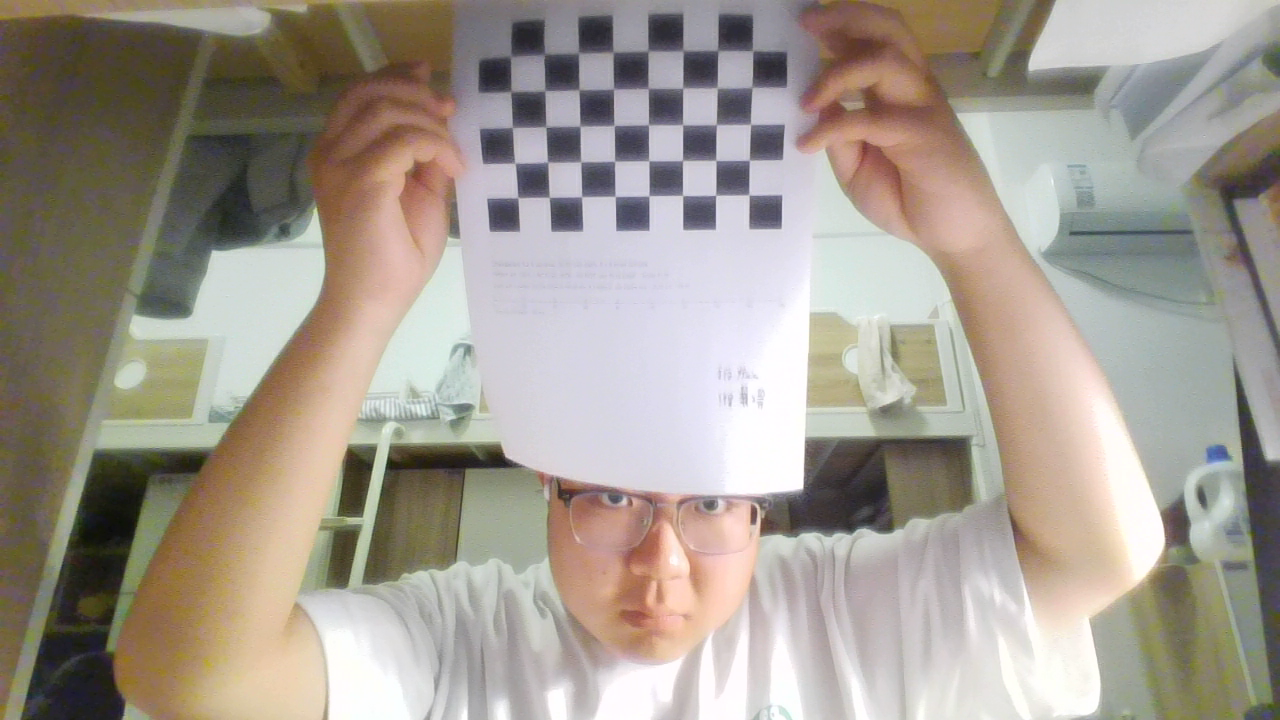
#> input picture camera_calib/data/calib/calib_12.png, 1280 x 720 px, given in place of the camera
$ python capture_images.py   (older library calls are emulated)
#> lines starting #> are read from the running program, lines starting #| are printed output that depends on the picture; after the words box and inside, x2 and y2 are one past the last pixel; in counts of white or black regions, pixels touching at a corner belong together
### camera_calib/calib_lib.py
"""共用函数：棋盘格检测、相机标定、平面（标定板所在平面）测量。

所有长度单位统一为毫米 (mm)，长度单位换算是本实验最容易出错的地方，
因此这里只用一个单位，避免 m / mm 混用。
"""

from __future__ import annotations

import json
from datetime import datetime
from pathlib import Path

import cv2
import numpy as np

IMG_EXTS = {".png", ".jpg", ".jpeg", ".bmp", ".tif", ".tiff"}

# 亚像素迭代：最多 100 次或位移小于 1e-6 px
SUB_PIX_CRITERIA = (cv2.TERM_CRITERIA_EPS + cv2.TERM_CRITERIA_MAX_ITER, 100, 1e-6)

# 默认标定板：9×6 个方格，即 8×5 个内部角点，格边长 20 mm
DEFAULT_COLS = 9
DEFAULT_ROWS = 6
DEFAULT_SQUARE_MM = 20.0


# --------------------------------------------------------------------------
# 基本工具
# --------------------------------------------------------------------------
def inner_corners(cols: int = DEFAULT_COLS, rows: int = DEFAULT_ROWS) -> tuple[int, int]:
    """方格数 -> 内部角点数。OpenCV 只认内部角点，9×6 格对应 8×5 角点。"""
    return cols - 1, rows - 1


# [9 lines left out: function object_points, not called in this run]


def list_images(folder) -> list[Path]:
    folder = Path(folder)
    if not folder.exists():
        return []
    return sorted(p for p in folder.iterdir() if p.suffix.lower() in IMG_EXTS)


# [15 lines left out: functions load_calib, save_calib, not called in this run]


# --------------------------------------------------------------------------
# 角点检测
# --------------------------------------------------------------------------
def find_corners(
    gray: np.ndarray,
    pattern: tuple[int, int],
    use_sb: bool = True,
    subpix: bool = True,
) -> tuple[bool, np.ndarray | None]:
    """在灰度图上找棋盘格内部角点。

    优先用 findChessboardCornersSB（OpenCV 4.6+ 自带，抗噪、自带亚像素），
    失败再退回经典的 findChessboardCorners + cornerSubPix。
    """
    found, corners = False, None

    if use_sb and hasattr(cv2, "findChessboardCornersSB"):
        flags = cv2.CALIB_CB_NORMALIZE_IMAGE | cv2.CALIB_CB_ACCURACY
        found, corners = cv2.findChessboardCornersSB(gray, pattern, flags=flags)

    if not found:
        flags = cv2.CALIB_CB_ADAPTIVE_THRESH | cv2.CALIB_CB_NORMALIZE_IMAGE
        found, corners = cv2.findChessboardCorners(gray, pattern, flags=flags)
        if found and subpix:
            # 亚像素级精定位：在角点周围窗口内做迭代最优化
            corners = cv2.cornerSubPix(
                gray, corners, (11, 11), (-1, -1), SUB_PIX_CRITERIA
            )

    return found, (corners if found else None)


# --------------------------------------------------------------------------
# 标定
# --------------------------------------------------------------------------
# [125 lines left out: functions calibrate_from_images, solve_pose, plane_homography, pixel_to_plane, not called in this run]


def plane_to_pixel(H: np.ndarray, points_mm) -> np.ndarray:
    pts = np.array(points_mm, dtype=np.float64).reshape(-1, 1, 2)
    return cv2.perspectiveTransform(pts, H).reshape(-1, 2)


# [44 lines left out: functions distance_on_plane, undistort_image, board_pose_summary, disp_width, not called in this run]


def ljust(s: str, width: int) -> str:
    return s + " " * max(0, width - disp_width(s))


def rjust(s: str, width: int) -> str:
    return " " * max(0, width - disp_width(s)) + s


# [69 lines left out: function format_calib_report, not called in this run]

### camera_calib/capture_images.py
"""摄像头采集标定图：实时检测棋盘格，满足"姿态够不同"才自动存盘。

用法：
    python capture_images.py                       # 默认 0 号相机，存到 data/calib
    python capture_images.py --camera 1 --target 20 --cols 9 --rows 6
    python capture_images.py --width 1920 --height 1080

快捷键：
    空格 / s : 立刻保存当前帧（手动）
    d        : 删除上一张
    q / Esc  : 退出

设计要点（为什么这样写）：
  1. 存 PNG 而不是 JPG：JPG 压缩会在黑白边缘产生振铃，直接拉低亚像素精度。
  2. 自动存图要求"和已有图的姿态差异足够大"，否则 20 张图全是一个角度，
     标定出来 fx/fy 会病态，RMS 好看但实际不能用。
  3. 保存前检查清晰度（Laplacian 方差）和帧间位移，避免存到运动模糊的图。
"""

from __future__ import annotations

import argparse
import time
from pathlib import Path

import cv2
import numpy as np

import calib_lib as cl


def board_feature(corners: np.ndarray, shape, pattern=(8, 5)) -> np.ndarray:
    """把一个姿态压缩成 4 维特征，用于判断两张图是否"太像"。

    特征 = [归一化中心x, 归一化中心y, sqrt(板面积占比), 水平/垂直间距比]
    面积和间距比会随倾斜、距离变化，能反映"远近 + 倾斜"的差异。
    """
    h, w = shape[:2]
    pts = corners.reshape(-1, 2)
    cx, cy = pts.mean(axis=0)
    hull = cv2.convexHull(pts.astype(np.float32))
    area = abs(cv2.contourArea(hull)) / (w * h)

    # 角点按 pattern[1] 行 x pattern[0] 列排列
    grid = pts.reshape(pattern[1], pattern[0], 2)
    dx = np.linalg.norm(np.diff(grid, axis=1), axis=2).mean()
    dy = np.linalg.norm(np.diff(grid, axis=0), axis=2).mean()
    aspect = dx / max(dy, 1e-6)
    return np.array([cx / w, cy / h, np.sqrt(max(area, 0)), aspect], dtype=np.float64)


def too_similar(f: np.ndarray, saved: list[np.ndarray]) -> bool:
    """与任意已存图都太像就返回 True。"""
    for s in saved:
        if (
            abs(f[0] - s[0]) < 0.07
            and abs(f[1] - s[1]) < 0.07
            and abs(f[2] - s[2]) / max(s[2], 1e-6) < 0.12
            and abs(f[3] - s[3]) / max(s[3], 1e-6) < 0.10
        ):
            return True
    return False


def sharpness(gray: np.ndarray, corners: np.ndarray) -> float:
    """棋盘区域内的 Laplacian 方差，越小越糊。"""
    pts = corners.reshape(-1, 2)
    x0, y0 = np.floor(pts.min(axis=0)).astype(int)
    x1, y1 = np.ceil(pts.max(axis=0)).astype(int)
    x0, y0 = max(x0, 0), max(y0, 0)
    roi = gray[y0:y1, x0:x1]
    if roi.size == 0:
        return 0.0
    return float(cv2.Laplacian(roi, cv2.CV_64F).var())


def draw_overlay(frame, corners, pattern, n_saved, target, grid_counts, status, color):
    out = frame.copy()
    if corners is not None:
        cv2.drawChessboardCorners(out, pattern, corners, True)

    h, w = out.shape[:2]
    # 3x3 覆盖网格
    for i in range(1, 3):
        cv2.line(out, (w * i // 3, 0), (w * i // 3, h), (60, 60, 60), 1)
        cv2.line(out, (0, h * i // 3), (w, h * i // 3), (60, 60, 60), 1)
    for r in range(3):
        for c in range(3):
            cnt = grid_counts[r][c]
            col = (0, 180, 0) if cnt >= 2 else (0, 140, 255) if cnt else (90, 90, 90)
            cv2.putText(out, str(cnt), (c * w // 3 + 10, r * h // 3 + 26),
                        cv2.FONT_HERSHEY_SIMPLEX, 0.7, col, 2)

    bar = np.zeros((70, w, 3), np.uint8)
    out[0:70, :] = cv2.addWeighted(out[0:70, :], 0.25, bar, 0.75, 0)
    cv2.putText(out, f"{n_saved}/{target}", (12, 34),
                cv2.FONT_HERSHEY_SIMPLEX, 1.0, (255, 255, 255), 2)
    cv2.putText(out, status, (110, 30), cv2.FONT_HERSHEY_SIMPLEX, 0.6, color, 2)
    cv2.putText(out, "SPACE=save  d=undo  q=quit", (12, 58),
                cv2.FONT_HERSHEY_SIMPLEX, 0.5, (200, 200, 200), 1)
    return out


def main():
    ap = argparse.ArgumentParser(description="采集棋盘格标定图")
    ap.add_argument("--camera", type=int, default=0)
    ap.add_argument("--out", default="data/calib")
    ap.add_argument("--cols", type=int, default=9, help="方格列数")
    ap.add_argument("--rows", type=int, default=6, help="方格行数")
    ap.add_argument("--target", type=int, default=20, help="目标张数")
    ap.add_argument("--width", type=int, default=1280)
    ap.add_argument("--height", type=int, default=720)
    ap.add_argument("--min-sharp", type=float, default=40.0, help="清晰度阈值")
    ap.add_argument("--manual", action="store_true", help="关闭自动保存，完全手动按空格")
    args = ap.parse_args()

    pattern = cl.inner_corners(args.cols, args.rows)
    out_dir = Path(args.out)
    out_dir.mkdir(parents=True, exist_ok=True)
    existing = cl.list_images(out_dir)
    if existing:
        print(f"注意：{out_dir} 里已有 {len(existing)} 张图；本次从 calib_01.png 开始覆盖同名文件，"
              f"旧的多余文件不会被删除（标定时会一起用上）。")

    cap = cv2.VideoCapture(args.camera, cv2.CAP_DSHOW)
    if not cap.isOpened():
        cap = cv2.VideoCapture(args.camera)
    if not cap.isOpened():
        raise SystemExit(f"打不开相机 {args.camera}。检查是否被其它程序占用（微信/腾讯会议/浏览器）。")

    cap.set(cv2.CAP_PROP_FRAME_WIDTH, args.width)
    cap.set(cv2.CAP_PROP_FRAME_HEIGHT, args.height)
    cap.set(cv2.CAP_PROP_AUTOFOCUS, 1)  # 自动对焦先开着，拍的时候等它合焦
    time.sleep(0.8)

    saved: list[Path] = []
    feats: list[np.ndarray] = []
    grid = [[0] * 3 for _ in range(3)]
    prev_center = None
    last_save_t = 0.0
    win = "camera calibration capture"

    print("实时预览已打开。移动/旋转/倾斜标定板，让板子覆盖画面各个区域。")
    print("提示：板子要整块在画面内（四周至少留半格白边），并且不要反光/过曝。")

    while True:
        ok, frame = cap.read()
#> frame is the input picture: shape (720, 1280, 3); mean B, G, R 144.4, 154.7, 162.7
        if not ok:
            print("读帧失败，退出。")
            break
        gray = cv2.cvtColor(frame, cv2.COLOR_BGR2GRAY)
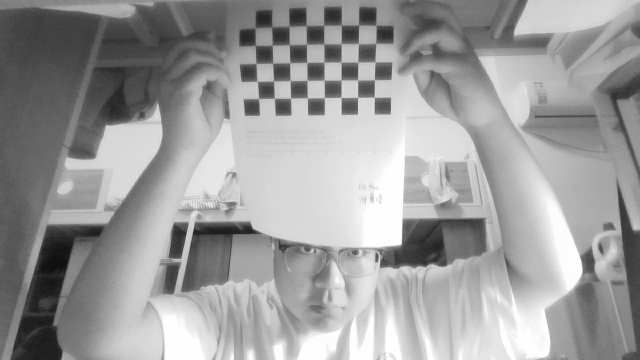
#> gray: shape (720, 1280) (shown at 1/2 size); min 10, max 254, mean 155.9
        found, corners = cl.find_corners(gray, pattern)
#> in find_corners, `found, corners = cv2.findChessboardCornersSB(gray, pattern, flags=flags)`: found = True; corners = 40 rows, first 8: [510.9, 56.4], [544.3, 54.67], [578.4, 53.24], [613, 52.23], [648, 51.23], [682.9, 50.91], [717.8, 50.66], [752.5, 50.89]
#> found = True

        status, color = "searching for board...", (0, 200, 255)
        can_save = False

        if found:
            f = board_feature(corners, gray.shape, pattern)
#> in board_feature, `pts = corners.reshape(-1, 2)`: pts = 40 pairs, first value 510.9 to 752.5, second value 50.66 to 197.6
#> in board_feature, `cx, cy = pts.mean(axis=0)`: cx = 631.5; cy = 124.9
#> in board_feature, `hull = cv2.convexHull(pts.astype(np.float32))`: hull = 14 rows, first 8: [752.5, 50.89], [751.9, 87.52], [749, 194.8], [517.8, 197.6], [515, 163.1], [512.4, 127.4], [511.2, 91.98], [510.9, 56.4]
#> in board_feature, `area = abs(cv2.contourArea(hull)) / (w * h)`: area = 0.0371
#> in board_feature, `dx = np.linalg.norm(np.diff(grid, axis=1), axis=2).mean()`: dx = 33.89
#> in board_feature, `dy = np.linalg.norm(np.diff(grid, axis=0), axis=2).mean()`: dy = 35.91
#> in board_feature, `aspect = dx / max(dy, 1e-6)`: aspect = 0.944
#> f = [0.493, 0.174, 0.193, 0.944]
            sharp = sharpness(gray, corners)
#> in sharpness, `x0, y0 = np.floor(pts.min(axis=0)).astype(int)`: x0 = 510; y0 = 50
#> in sharpness, `x1, y1 = np.ceil(pts.max(axis=0)).astype(int)`: x1 = 753; y1 = 198
#> in sharpness, `roi = gray[y0:y1, x0:x1]`:
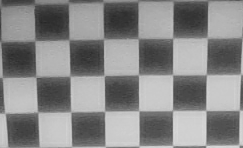
#> roi: shape (148, 243); min 39, max 216, mean 135
#> sharp = 349.6
            center = corners.reshape(-1, 2).mean(axis=0)
#> center = [631.5, 124.9]
            moved = (
                prev_center is None
                or np.linalg.norm(center - prev_center) < 3.0
            )
#> moved = True
            prev_center = center
#> prev_center = [631.5, 124.9]

            if sharp < args.min_sharp:
                status, color = f"blurry ({sharp:.0f}) - keep still", (0, 0, 255)
            elif too_similar(f, feats):
                status, color = "pose too similar to saved - move/tilt board", (0, 200, 255)
            elif not moved:
                status, color = "hold still...", (0, 200, 255)
            else:
                status, color = f"ok (sharp {sharp:.0f}) - auto saving", (0, 255, 0)
#> status = 'ok (sharp 350) - auto saving'; color = (0, 255, 0)
                can_save = True

        if (
            found
            and can_save
            and not args.manual
            and len(saved) < args.target
            and time.time() - last_save_t > 0.8
        ):
            p = out_dir / f"calib_{len(saved) + 1:02d}.png"
            cv2.imwrite(str(p), frame)  # PNG 无损
            saved.append(p)
            feats.append(f)
            x, y = f[0], f[1]
#> x = 0.493; y = 0.174
            grid[min(int(y * 3), 2)][min(int(x * 3), 2)] += 1
            last_save_t = time.time()
            print(f"  保存 {p.name}  ({len(saved)}/{args.target})")

        vis = draw_overlay(frame, corners if found else None, pattern, len(saved),
                           args.target, grid, status, color)
#> after the loop in draw_overlay, `for i in range(1, 3):`:
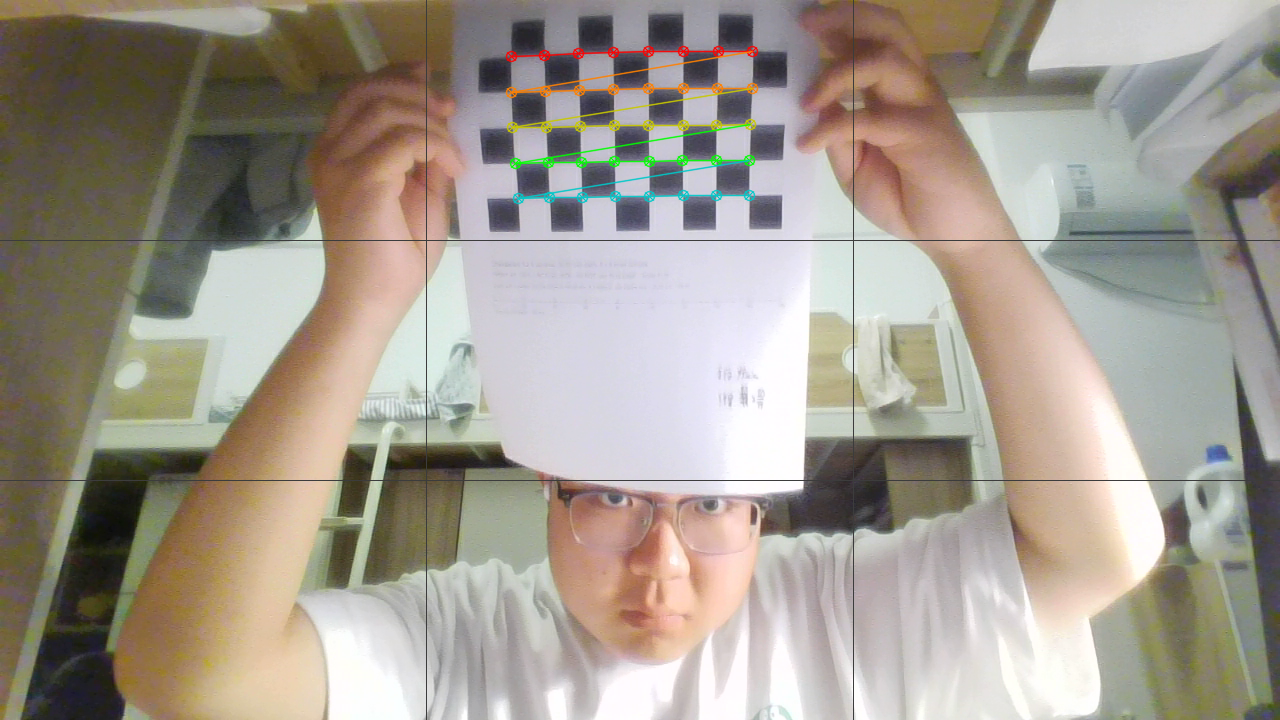
#> out: shape (720, 1280, 3); mean B, G, R 143.4, 154.4, 162.2
#> after the loop in draw_overlay, `for r in range(3):`:
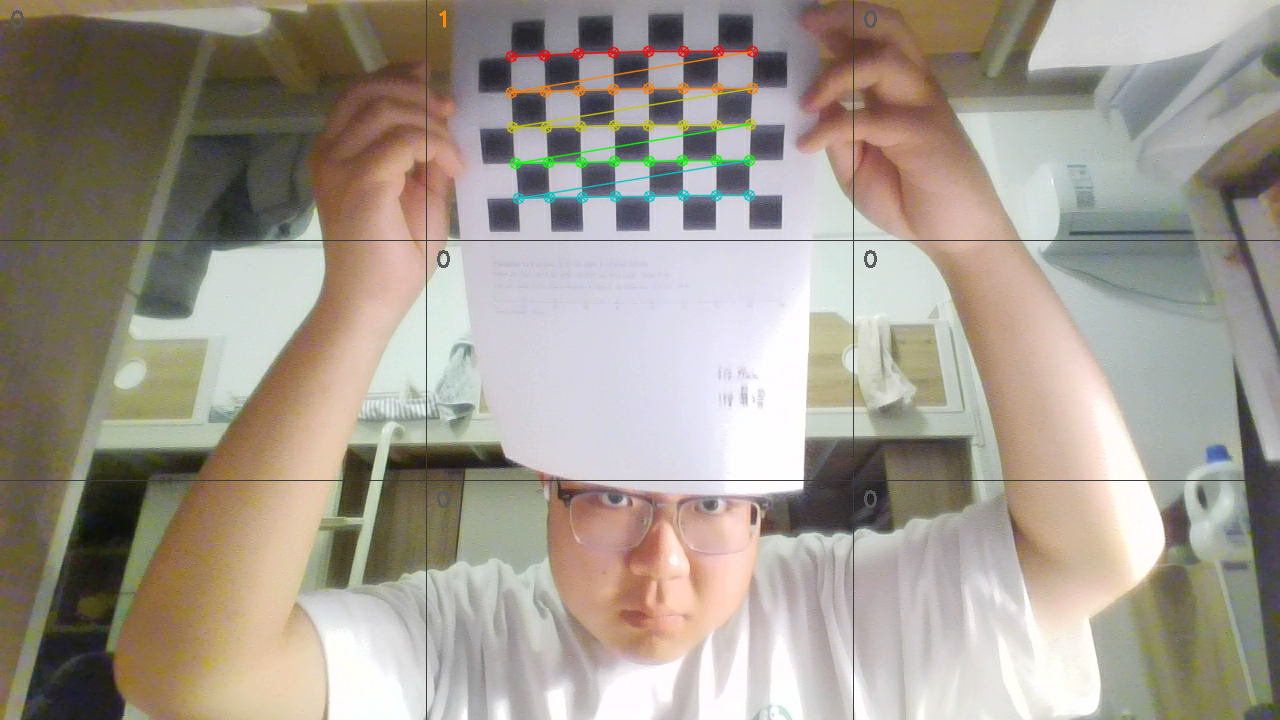
#> out: shape (720, 1280, 3); 0.11% of pixels changed, all inside (x1, y1, x2, y2) = (11, 10, 877, 508)
#> in draw_overlay, `cv2.putText(out, "SPACE=save  d=undo  q=quit", (12, 58), cv2.FONT_HERS..`:
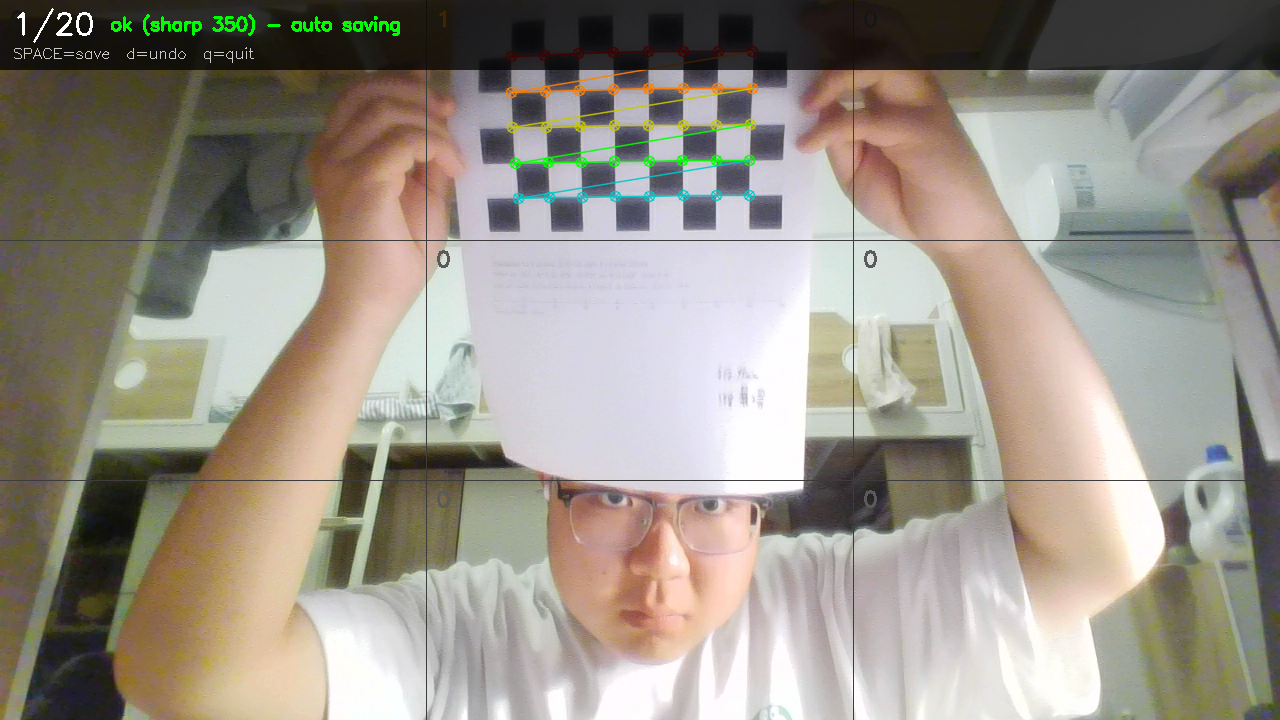
#> out: shape (720, 1280, 3); mean B, G, R 135.7, 146.3, 152.7
        cv2.imshow(win, vis)
        key = cv2.waitKey(1) & 0xFF
#> (key q is pressed here)

        if key in (27, ord("q")):
            break
        elif key in (32, ord("s")) and found:
            p = out_dir / f"calib_{len(saved) + 1:02d}.png"
            cv2.imwrite(str(p), frame)
            saved.append(p)
            feats.append(board_feature(corners, gray.shape, pattern))
            f = feats[-1]
            grid[min(int(f[1] * 3), 2)][min(int(f[0] * 3), 2)] += 1
            print(f"  手动保存 {p.name}  ({len(saved)}/{args.target})")
        elif key == ord("d") and saved:
            p = saved.pop()
            feats.pop()
            p.unlink(missing_ok=True)
            grid = [[0] * 3 for _ in range(3)]
            for ff in feats:
                grid[min(int(ff[1] * 3), 2)][min(int(ff[0] * 3), 2)] += 1
            print(f"  已删除 {p.name}  (剩 {len(saved)} 张)")

    cap.release()
    cv2.destroyAllWindows()

    print()
    print(f"共 {len(saved)} 张，保存在 {out_dir.resolve()}")
    flat = [c for row in grid for c in row]
#> flat = [0, 1, 0, 0, 0, 0, 0, 0, 0]
    if min(flat) == 0:
        print("注意：画面 3x3 网格里有格子是 0 张，边缘区域覆盖不足，标定外参外推会变差。")
    if len(saved) < 15:
        print("注意：张数少于 15，建议补拍。")
    print()
    print("下一步：")
    print(f"  python calibrate.py --dir {out_dir} --cols {args.cols} --rows {args.rows} --square 20.0")


if __name__ == "__main__":
    main()
